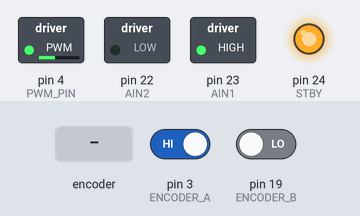
Recording of a program running on a simulated Arduino Mega 2560, built with avr-gcc and run on an emulated ATmega2560. Shown: switched loads named in the program (green lamp = pin HIGH), output pins drawn as LEDs (lit = HIGH). The inputs (shaded band) are chosen by the test bench; at power-on: pin 3 (ENCODER_A) HIGH, pin 19 (ENCODER_B) LOW. What the program prints to the serial monitor is not drawn.

Above: at 1.2 s.
1.3 s: rotary encoder on pin 3 (ENCODER_A) / pin 19 (ENCODER_B) turned 3 steps (first pin leading)
At 4.4 s:
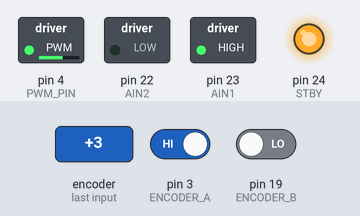
4.9 s: rotary encoder on pin 3 (ENCODER_A) / pin 19 (ENCODER_B) turned 2 steps (second pin leading)
Timing chart, 0 to 14.3 s (numbered marks = the images above; inputs shaded):
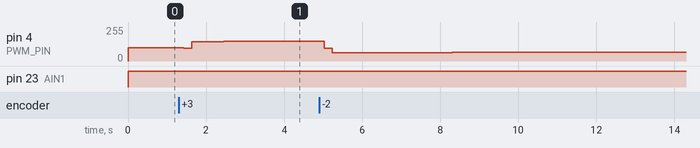

The program:

main.cpp
```cpp
                                                                                                                                                                                   #include "Arduino.h"
#include <util/atomic.h> // For the ATOMIC_BLOCK macro
#include <PID_v1.h>

#define PWM_PIN 4
#define AIN2 22
#define AIN1 23
#define STBY 24
#define ENCODER_A 3
#define ENCODER_B 19
int pos = 0;
double speed  = 0 ;
volatile int  pos_i =  0 ;
volatile double speed_i = 0;
volatile int prevT = 0 ;
int time = 0 ;
// pid
double Setpoint, Input, Output;
//Specify the links and initial tuning parameters
double Kp=1, Ki=0.01, Kd=0;
PID myPID(&speed, &Output, &Setpoint, Kp, Ki, Kd, DIRECT);// 輸入是速度(RPM) , 輸出是PWM(0-255) , 設定點是速度(RPM)


void updateEncoder()
{
  int current  ;
  int increment = 0 ;
  if (digitalRead(ENCODER_B)>0) // forward
  {
    increment = 1;
  }
  else// backward
  {
      increment = -1 ;
  }
  pos_i += increment ;
  // update speed
  current = micros() ;
  double deltaT = ((double)(current-prevT))/1e6 ; // 單次除以一次花的週期
  speed_i = increment/deltaT ; // 速度 = 增量 / 時間
  speed_i = speed_i*60.0/400.0; // 一秒轉幾圈換算
  prevT = current ;
}
/**
 * @brief Set the Motor object
 *
 * @param dir 方向設定 1 正轉 , 0剎車, -1 反轉
 * @param pwm_value 0-255
 */
void setMotor(int dir,int pwm_value)
{
  // pwm 控制
  analogWrite(PWM_PIN, pwm_value);
  // 方向控制
  switch (dir)
  {
  case 1:
    digitalWrite(AIN1, HIGH);
    digitalWrite(AIN2, LOW);
    break;
  case 0:
    digitalWrite(AIN1, HIGH);
    digitalWrite(AIN2, HIGH);
    break;
  case -1:
    digitalWrite(AIN1, LOW);
    digitalWrite(AIN2, HIGH);
    break;
  }

}
void setup() {
  // 初始化串口通訊
  Serial.begin(115200);

  // 設定腳位
  pinMode(AIN1, OUTPUT);
  pinMode(AIN2, OUTPUT);
  pinMode(STBY, OUTPUT);
  pinMode(PWM_PIN, OUTPUT);
  pinMode(ENCODER_A, INPUT);
  pinMode(ENCODER_B, INPUT);

  // 初始化腳位狀態
  digitalWrite(AIN1, LOW);
  digitalWrite(AIN2, LOW);
  digitalWrite(STBY, HIGH);
  analogWrite(PWM_PIN, 0); // 設定PWM輸出為0
  // interrupts
  attachInterrupt(digitalPinToInterrupt(ENCODER_A), updateEncoder, RISING);
  //initialize the variables we're linked to
  Setpoint = 100;// 預設RPM=100
  //turn the PID on
  myPID.SetMode(AUTOMATIC);
  myPID.SetOutputLimits(0, 255);
  myPID.SetSampleTime(100); // 設定PID的更新週期

}
void loop() {
  // 讀取編碼器的值
  int encoder_a = digitalRead(ENCODER_A);
  int encoder_b = digitalRead(ENCODER_B);
  // 打印編碼器的值
  time+= 1 ;
  Serial.print("loop");
  Serial.println(time);
  // Serial.print(">EncoderA:");
  // Serial.println(encoder_a);
  // Serial.print(">EncoderB:");
  // Serial.println(encoder_b);
  ATOMIC_BLOCK(ATOMIC_RESTORESTATE) {
    pos = pos_i;
    speed = speed_i;
  }
  // Serial.print(">Counts:");
  // Serial.println(pos);
  Serial.print(">Speed_RPM:");
  Serial.println(speed);
  Serial.print(">Error:");
  Serial.println(Setpoint - speed);

  myPID.Compute(); // 計算PID
  setMotor(1,(int)Output);

  // 稍作延遲
  delay(10);
}
```

Measured:
- by itself, pin 4 (PWM_PIN): ramps from 62/255 to 95/255 and jumps back, once every 0.20 s
